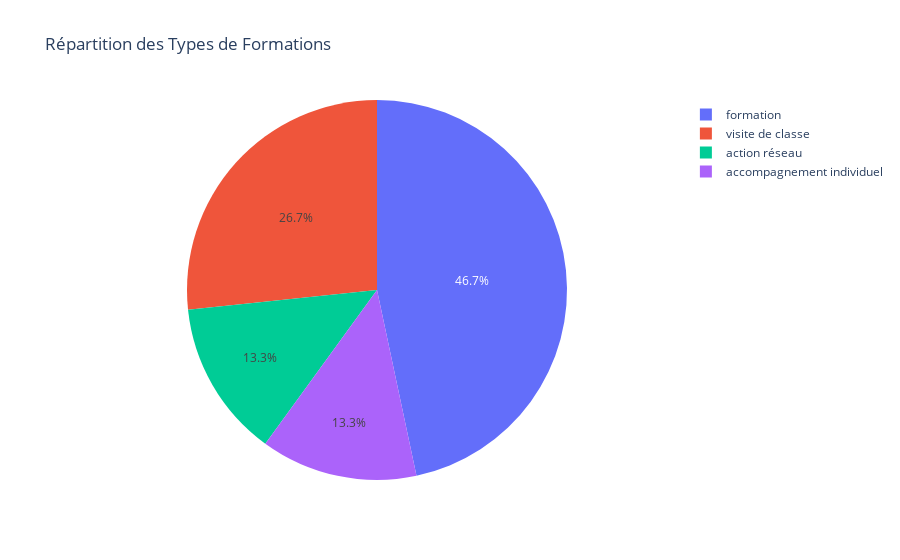

The code cell stored with this chart in its notebook:
### Code cell
import plotly.express as px

# Créer un DataFrame à partir de la répartition des types de formations
repartition_data = repartition_type.reset_index()
repartition_data.columns = ['Type de Formation', 'Nombre']

# Créer un graphique circulaire
fig = px.pie(repartition_data, names='Type de Formation', values='Nombre',
             title='Répartition des Types de Formations')

# Afficher le graphique
fig.show()

### Figure 1 — Plotly figure (JSON) as saved in the notebook; plotly's stock layout.template omitted (floating-point values rounded to 4 significant figures)
{"data": [{"domain": {"x": [0, 1], "y": [0, 1]}, "hovertemplate": "Type de Formation=%{label}<br>Nombre=%{value}<extra></extra>", "labels": ["formation", "visite de classe", "action réseau", "accompagnement individuel"], "legendgroup": "", "name": "", "showlegend": true, "type": "pie", "values": [7, 4, 2, 2]}], "layout": {"legend": {"tracegroupgap": 0}, "title": {"text": "Répartition des Types de Formations"}}}
